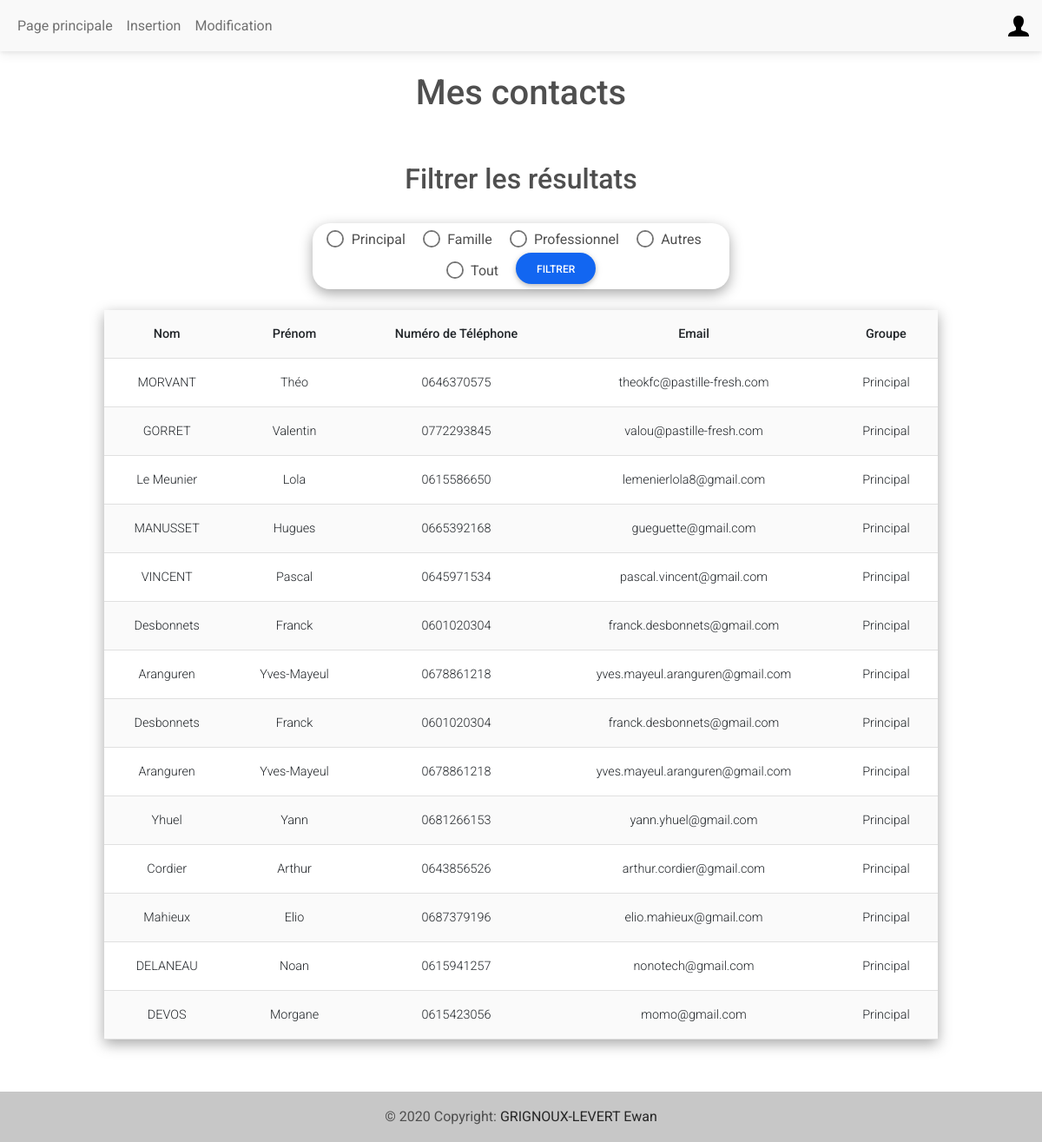
The page /index.php?inlineRadioOptions=Principal (signed in) on the database its author committed.
### tables this page shows
CREATE TABLE "Coordonnees" (
	"id"	INTEGER,
	"nom"	VARCHAR(30) NOT NULL,
	"prenom"	VARCHAR(30) NOT NULL,
	"phoneNumber"	VARCHAR(10),
	"email"	VARCHAR(40) CHECK("email" LIKE '%@%'),
	"idUsers"	INTEGER NOT NULL,
	"groups"	VARCHAR(10) NOT NULL CHECK("groups" IN ('Principal', 'Travail', 'Famille', 'Autre')),
	FOREIGN KEY("idUsers") REFERENCES "Users"("id") ON UPDATE CASCADE ON DELETE CASCADE,
	PRIMARY KEY("id" AUTOINCREMENT)
);

### index.php (the view, shortened to what this page needs)
<!DOCTYPE html>
<html lang="fr">
    <head>
        <link href="style.css" rel="stylesheet" type="text/css">
        <link rel="stylesheet" href="https://cdnjs.cloudflare.com/ajax/libs/font-awesome/6.0.0/css/all.min.css%22/%3E">
        <link rel="stylesheet" href="css/mdb.min.css" />
    </head>
    <body>
        <nav class="navbar navbar-expand-lg navbar-light bg-light">
            <div class="container-fluid">
                <div class="collapse navbar-collapse" id="navbarSupportedContent">
                    <ul class="navbar-nav me-auto mb-2 mb-lg-0">
                        <li class="nav-item">
                        <a class="nav-link" href="index.php">Page principale</a>
                        </li>
                        <?php
                            if(isset($_SESSION) && $_SESSION['status']=='admin'){
                                echo '<li class="nav-item">';
                                echo '<a class="nav-link" href="insertion.php">Insertion</a>';
                                echo '</li>';
                                echo '<li class="nav-item">';
                                echo '<a class="nav-link" href="modification.php">Modification</a>';
                                echo '</li>';
                            }
                        ?>
                    </ul>
                </div>
                <div class="dropdown">
                    <a class="dropdown-toggle d-flex align-items-center hidden-arrow" href="#" id="navbarDropdownMenuAvatar" role="button" data-mdb-toggle="dropdown" aria-expanded="false">
                        <img src="img/user.png" alt="user icon" loading="lazy">
                    </a>
                </div>
            </div>
        </nav>
        <h1>Mes contacts</h1>
        <section>
            <h2>Filtrer les résultats</h2>
            <form id="ind_form" action="#" method="GET">
                <div class="form-check form-check-inline">
                    <input class="form-check-input" type="radio" name="inlineRadioOptions" id="inlineRadio1" value="Principal" />
                    <label class="form-check-label" for="inlineRadio1">Principal</label>
                </div>
                <div class="form-check form-check-inline">
                    <input class="form-check-input" type="radio" name="inlineRadioOptions" id="inlineRadio2" value="Famille" />
                    <label class="form-check-label" for="inlineRadio1">Famille</label>
                </div>
                <div class="form-check form-check-inline">
                    <input class="form-check-input" type="radio" name="inlineRadioOptions" id="inlineRadio3" value="Travail" />
                    <label class="form-check-label" for="inlineRadio1">Professionnel</label>
                </div>
                <div class="form-check form-check-inline">
                    <input class="form-check-input" type="radio" name="inlineRadioOptions" id="inlineRadio4" value="Autre" />
                    <label class="form-check-label" for="inlineRadio1">Autres</label>
                </div>
                <div class="form-check form-check-inline">
                    <input class="form-check-input" type="radio" name="inlineRadioOptions" id="inlineRadio13" value="Tout" />
                    <label class="form-check-label" for="inlineRadio1">Tout</label>
                </div>
                <input type="submit" class="btn btn-primary btn-rounded" id="ind_button" value='Filtrer'>
            </form>
        </section>
        <?php
        include "function.php" ;
        $madb = new PDO('sqlite:'.$_SERVER["DOCUMENT_ROOT"]."/WEB2/IUT-Projet-WEB/DB/database.sqlite") ;
        if (!empty($_GET)){
            if ($_GET["inlineRadioOptions"] == "Tout"){
                $query = 'SELECT * FROM Coordonnees WHERE idUsers LIKE '.$_SESSION["id"].';';
            }
            else{
                $groups_filtre= $madb->quote($_GET["inlineRadioOptions"]);
            $query = 'SELECT * FROM Coordonnees WHERE idUsers LIKE '.$_SESSION["id"].' AND groups LIKE '.$groups_filtre.';';
            }
            $result = $madb->query($query);
            $tb = "
                <tr>
                <th scope='col'>Nom</th>
                <th scope='col'>Prénom</th>
                <th scope='col'>Numéro de Téléphone</th>
                <th scope='col'>Email</th>
                <th scope='col'>Groupe</th>
                </tr>
                <tr>
            ";
            while ($row = $result->fetch(PDO::FETCH_ASSOC)) {
                $nom = $row["nom"];
                $prenom = $row["prenom"];
                $phone = $row["phoneNumber"];
                $mail = $row["email"];
                $groups = $row["groups"];
                $tb .= "<td> $nom </td>";
                $tb .= "<td> $prenom </td>";
                $tb .= "<td> $phone </td>";
                $tb .= "<td> $mail </td>";
                $tb .= "<td> $groups </td>";
                $tb .= "</tr>";
            }
        }
        echo "<div table-responsive>
            <table class='table table-striped ' id='index_tab'>
            $tb
            </table>";
        ?>
        <footer class="bg-light text-center text-lg-start">
            <div class="text-center p-3" style="background-color: rgba(0, 0, 0, 0.2);">
                © 2020 Copyright:
                <a class="text-dark" href="https://mdbootstrap.com/">GRIGNOUX-LEVERT Ewan</a>
            </div>
        </footer>
    </body>
</html>

### style.css (style rules this page uses)
h1, h2 { text-align: center; padding: 2%; }
body { position: relative; margin: 0; padding: 0; min-height: 100%; width: 100%; }
#ind_form { text-align: center; padding: 0.5%; margin-left: 30%; margin-bottom: 2%; width : 40%; box-shadow: rgba(0, 0, 0, 0.35) 0px 5px 15px; border-radius: 20px; }
#index_tab { width: 80%; margin-left: 10%; box-shadow: rgba(0, 0, 0, 0.35) 0px 5px 15px; text-align: center; }
footer { margin-top: 5%; margin-bottom: 0%; width: 100%; text-align: center; }

### rows shown on the page
coordonnees: nom "MORVANT", prenom "Théo", phoneNumber "0646370575", email "theokfc@pastille-fresh.com", groups "Principal"
coordonnees: nom "GORRET", prenom "Valentin", phoneNumber "0772293845", email "valou@pastille-fresh.com", groups "Principal"
coordonnees: nom "Le Meunier", prenom "Lola", phoneNumber "0615586650", email "lemenierlola8@gmail.com", groups "Principal"
coordonnees: nom "MANUSSET", prenom "Hugues", phoneNumber "0665392168", email "gueguette@gmail.com", groups "Principal"
coordonnees: nom "VINCENT", prenom "Pascal", phoneNumber "0645971534", email "pascal.vincent@gmail.com", groups "Principal"
coordonnees: nom "Desbonnets", prenom "Franck", phoneNumber "0601020304", email "franck.desbonnets@gmail.com", groups "Principal"
coordonnees: nom "Aranguren", prenom "Yves-Mayeul", phoneNumber "0678861218", email "yves.mayeul.aranguren@gmail.com", groups "Principal"
coordonnees: nom "Desbonnets", prenom "Franck", phoneNumber "0601020304", email "franck.desbonnets@gmail.com", groups "Principal"
coordonnees: nom "Aranguren", prenom "Yves-Mayeul", phoneNumber "0678861218", email "yves.mayeul.aranguren@gmail.com", groups "Principal"
coordonnees: nom "Yhuel", prenom "Yann", phoneNumber "0681266153", email "yann.yhuel@gmail.com", groups "Principal"
coordonnees: nom "Cordier", prenom "Arthur", phoneNumber "0643856526", email "arthur.cordier@gmail.com", groups "Principal"
coordonnees: nom "Mahieux", prenom "Elio", phoneNumber "0687379196", email "elio.mahieux@gmail.com", groups "Principal"
coordonnees: nom "DELANEAU", prenom "Noan", phoneNumber "0615941257", email "nonotech@gmail.com", groups "Principal"
coordonnees: nom "DEVOS", prenom "Morgane", phoneNumber "0615423056", email "momo@gmail.com", groups "Principal"
